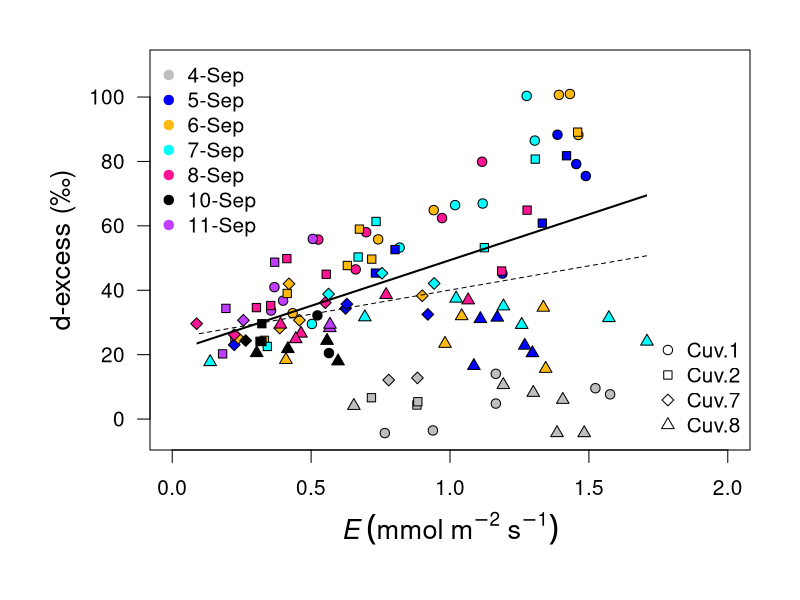
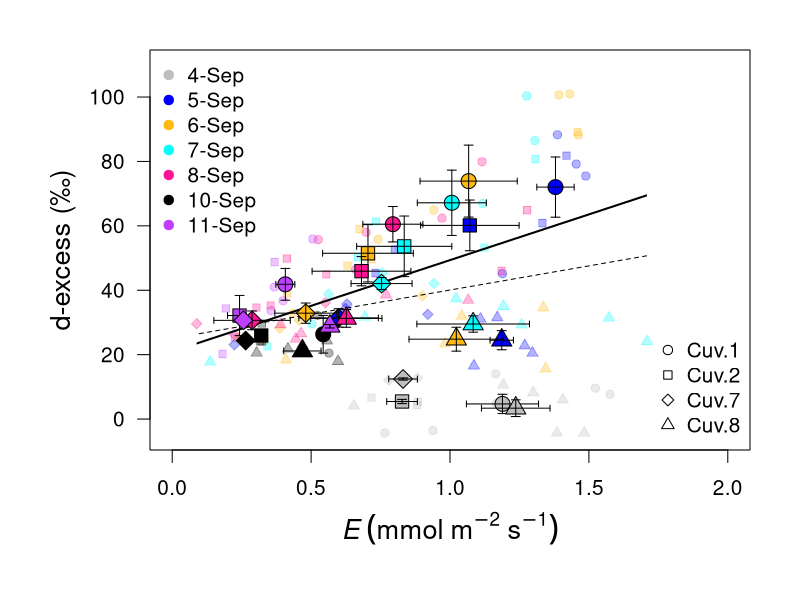
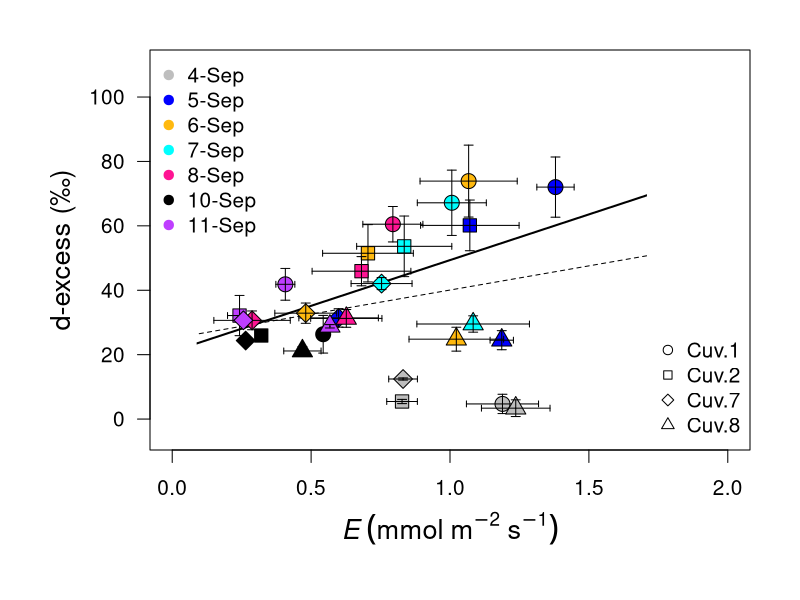

Generate these figures, in order, with R:
library(lubridate)
library(dplyr)
s.err <- function(x){
  se <- sd(x)/sqrt(length(x))
  return(se)
}
dfS <- read.table('barkData/Sept_complete.csv', sep = ';', header = TRUE)
dfS$DT <- as.POSIXct(dfS$DT, format="%Y-%m-%d %H:%M:%S")
dfS$day <- day(dfS$DT)
dfS$mon <- lubridate::month(dfS$DT, label = T)
dfS$datePretty <- paste0(dfS$day, '-', dfS$mon)
dfS$Date <- as.Date(dfS$DT)
dfS$timeDec <- hour(dfS$DT)+ (minute(dfS$DT)/60)
dfS$midday <- ifelse(dfS$timeDec >= 10 & dfS$timeDec <= 16 & dfS$PAR >= 300, 'yes', 'no')
dfSMD <- subset(dfS, midday == 'yes')

sumSep <- summarise(group_by(subset(dfS, midday == 'yes'), Date, MpNo),
                    E_mean = mean(TrA), E_se = s.err(TrA),
                    d_ex_mean = mean(dDH_ex), d_ex_se = s.err(dDH_ex))

cuv <- unique(dfSMD$MpNo)
myDates <- unique(dfSMD$Date)
cuvL <- list()
for(i in 1:length(cuv)){
  cuvL[[i]] <- subset(dfSMD, MpNo == cuv[i])
}

#version1
windows(10,10)
par(mfrow=c(1,1), las=1, cex=1.25, mar=c(6, 6, 2, 2))
plot(subset(dfSMD, MpNo == cuv[1])[,'dDH_ex']~ subset(dfSMD, MpNo == cuv[1])[,'TrA'],
     pch=15, col = 'white',  
     ylim = c(-5, 110), xlim=c(0, 2),
     ylab =  "d-excess (\u2030)",  xlab=expression(italic(E)~(mmol~m^-2~s^-1)), cex.lab=1.3)
myChar <- c(21:24)
myPal <- c('grey', 'blue', 'darkgoldenrod1', 'cyan', 'deeppink', 'black', 'darkorchid1')
for(i in 1:length(cuv)){
  for(j in 1:length(myDates)){
    points(subset(cuvL[[i]], Date == myDates[j])$dDH_ex ~
             subset(cuvL[[i]], Date == myDates[j])$TrA, pch = myChar[i], col = 'black', bg = myPal[j])
  }
}
plotrix::ablineclip(lm(dDH_ex ~ TrA, data = dfSMD),
                    x1 = min(dfSMD$TrA), x2 = max(dfSMD$TrA), lty = 2)
plotrix::ablineclip(lm(dDH_ex ~ TrA, data = subset(dfSMD, day >= 5)),
                    x1 = min(dfSMD$TrA), x2 = max(dfSMD$TrA), lwd = 2)
legend('topleft', pch = rep(19, 7), col = myPal, legend = unique(dfSMD$datePretty), bty ='n')
legend('bottomright', pch = myChar, col = 'black', bg = 'grey', legend = paste0('Cuv.', cuv), bty = 'n')


#version2
windows(10,10)
par(mfrow=c(1,1), las=1, cex=1.25, mar=c(6, 6, 2, 2))
plot(subset(dfSMD, MpNo == cuv[1])[,'dDH_ex']~ subset(dfSMD, MpNo == cuv[1])[,'TrA'],
     pch=15, col = 'white',  
     ylim = c(-5, 110), xlim=c(0, 2),
     ylab =  "d-excess (\u2030)",  xlab=expression(italic(E)~(mmol~m^-2~s^-1)), cex.lab=1.3)
myChar <- c(21:24)
myPal <- c('grey', 'blue', 'darkgoldenrod1', 'cyan', 'deeppink', 'black', 'darkorchid1')
for(i in 1:length(cuv)){
  for(j in 1:length(myDates)){
    points(subset(cuvL[[i]], Date == myDates[j])$dDH_ex ~
             subset(cuvL[[i]], Date == myDates[j])$TrA, pch = myChar[i], cex = 0.9,
           col = scales::alpha(myPal[j], 0.3), bg = scales::alpha(myPal[j], 0.3))
  }
}
plotrix::ablineclip(lm(dDH_ex ~ TrA, data = dfSMD),
                    x1 = min(dfSMD$TrA), x2 = max(dfSMD$TrA), lty = 2)
plotrix::ablineclip(lm(dDH_ex ~ TrA, data = subset(dfSMD, day >= 5)),
                    x1 = min(dfSMD$TrA), x2 = max(dfSMD$TrA), lwd = 2)
legend('topleft', pch = rep(19, 7), col = myPal, legend = unique(dfSMD$datePretty), bty ='n')
legend('bottomright', pch = myChar, col = 'black', bg = 'grey', legend = paste0('Cuv.', cuv), bty = 'n')

sumSep <- as.data.frame(sumSep)
sumSepL <- list()
for(i in 1:length(cuv)){
  sumSepL[[i]] <- subset(sumSep, MpNo == cuv[i])
}
for(i in 1:length(cuv)){
  for(j in 1:length(myDates)){
    Hmisc::errbar(x=subset(sumSepL[[i]], Date == myDates[j])[,'E_mean'],
                  y=subset(sumSepL[[i]], Date == myDates[j])[,'d_ex_mean'],
                  yplus=subset(sumSepL[[i]], Date == myDates[j])[,'d_ex_mean']+
                    subset(sumSepL[[i]], Date == myDates[j])[,'d_ex_se'],
                  yminus=subset(sumSepL[[i]], Date == myDates[j])[,'d_ex_mean']-
                    subset(sumSepL[[i]], Date == myDates[j])[,'d_ex_se'],
                  pch=myChar[i], col='black', bg = myPal[j], errbar.col = 'black', add=T, cex=1.6)
    arrows(x0 = subset(sumSepL[[i]], Date == myDates[j])[,'E_mean'],
           y0 = subset(sumSepL[[i]], Date == myDates[j])[,'d_ex_mean'],
           x1 = subset(sumSepL[[i]], Date == myDates[j])[,'E_mean']+
             subset(sumSepL[[i]], Date == myDates[j])[,'E_se'],
           length = 0.03, angle = 90, code = 2)
    arrows(x0 = subset(sumSepL[[i]], Date == myDates[j])[,'E_mean'],
           y0 = subset(sumSepL[[i]], Date == myDates[j])[,'d_ex_mean'],
           x1 = subset(sumSepL[[i]], Date == myDates[j])[,'E_mean']-
             subset(sumSepL[[i]], Date == myDates[j])[,'E_se'],
           length = 0.03, angle = 90, code = 2)
  }
}

#version3
windows(10,10)
par(mfrow=c(1,1), las=1, cex=1.25, mar=c(6, 6, 2, 2))
plot(subset(dfSMD, MpNo == cuv[1])[,'dDH_ex']~ subset(dfSMD, MpNo == cuv[1])[,'TrA'],
     pch=15, col = 'white',  
     ylim = c(-5, 110), xlim=c(0, 2),
     ylab =  "d-excess (\u2030)",  xlab=expression(italic(E)~(mmol~m^-2~s^-1)), cex.lab=1.3)
myChar <- c(21:24)
myPal <- c('grey', 'blue', 'darkgoldenrod1', 'cyan', 'deeppink', 'black', 'darkorchid1')
plotrix::ablineclip(lm(dDH_ex ~ TrA, data = dfSMD),
                    x1 = min(dfSMD$TrA), x2 = max(dfSMD$TrA), lty = 2)
plotrix::ablineclip(lm(dDH_ex ~ TrA, data = subset(dfSMD, day >= 5)),
                    x1 = min(dfSMD$TrA), x2 = max(dfSMD$TrA), lwd = 2)
legend('topleft', pch = rep(19, 7), col = myPal, legend = unique(dfSMD$datePretty), bty ='n')
legend('bottomright', pch = myChar, col = 'black', bg = 'grey', legend = paste0('Cuv.', cuv), bty = 'n')

sumSep <- as.data.frame(sumSep)
sumSepL <- list()
for(i in 1:length(cuv)){
  sumSepL[[i]] <- subset(sumSep, MpNo == cuv[i])
}
for(i in 1:length(cuv)){
  for(j in 1:length(myDates)){
    Hmisc::errbar(x=subset(sumSepL[[i]], Date == myDates[j])[,'E_mean'],
                  y=subset(sumSepL[[i]], Date == myDates[j])[,'d_ex_mean'],
                  yplus=subset(sumSepL[[i]], Date == myDates[j])[,'d_ex_mean']+
                    subset(sumSepL[[i]], Date == myDates[j])[,'d_ex_se'],
                  yminus=subset(sumSepL[[i]], Date == myDates[j])[,'d_ex_mean']-
                    subset(sumSepL[[i]], Date == myDates[j])[,'d_ex_se'],
                  pch=myChar[i], col='black', bg = myPal[j], errbar.col = 'black', add=T, cex=1.6)
    arrows(x0 = subset(sumSepL[[i]], Date == myDates[j])[,'E_mean'],
           y0 = subset(sumSepL[[i]], Date == myDates[j])[,'d_ex_mean'],
           x1 = subset(sumSepL[[i]], Date == myDates[j])[,'E_mean']+
             subset(sumSepL[[i]], Date == myDates[j])[,'E_se'],
           length = 0.03, angle = 90, code = 2)
    arrows(x0 = subset(sumSepL[[i]], Date == myDates[j])[,'E_mean'],
           y0 = subset(sumSepL[[i]], Date == myDates[j])[,'d_ex_mean'],
           x1 = subset(sumSepL[[i]], Date == myDates[j])[,'E_mean']-
             subset(sumSepL[[i]], Date == myDates[j])[,'E_se'],
           length = 0.03, angle = 90, code = 2)
  }
}
